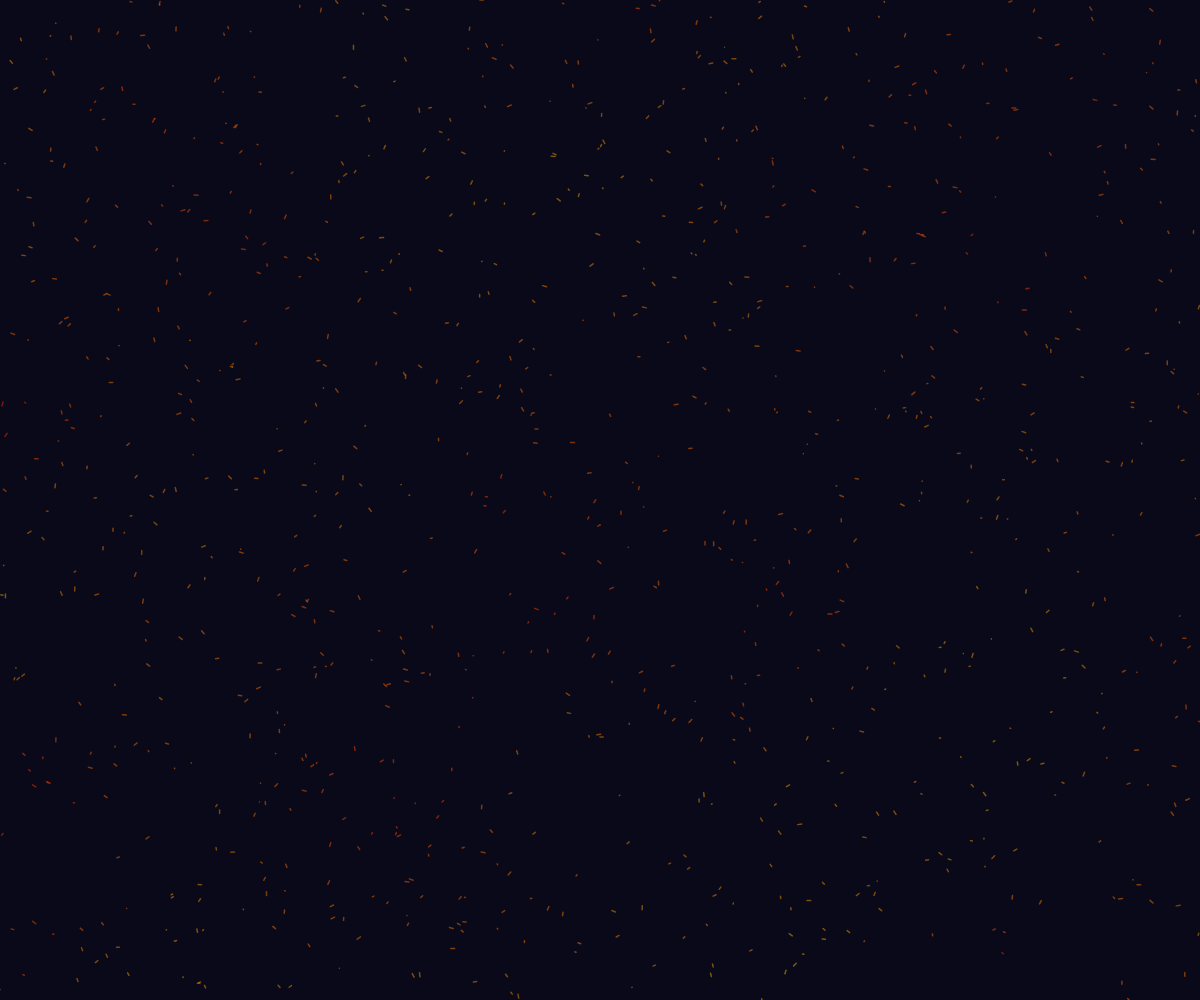
Frame 1 (no input)
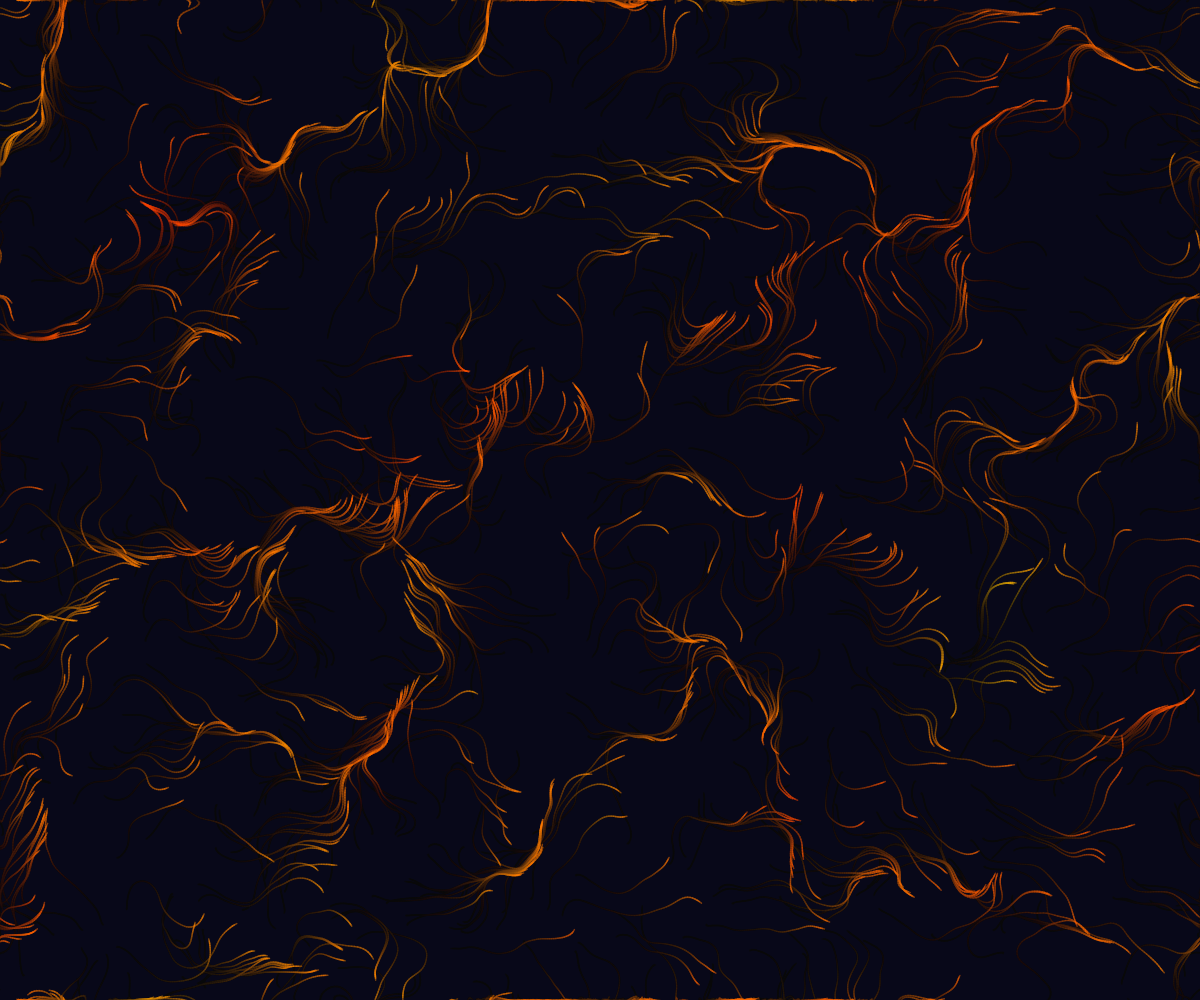
Frame 60 (no input)
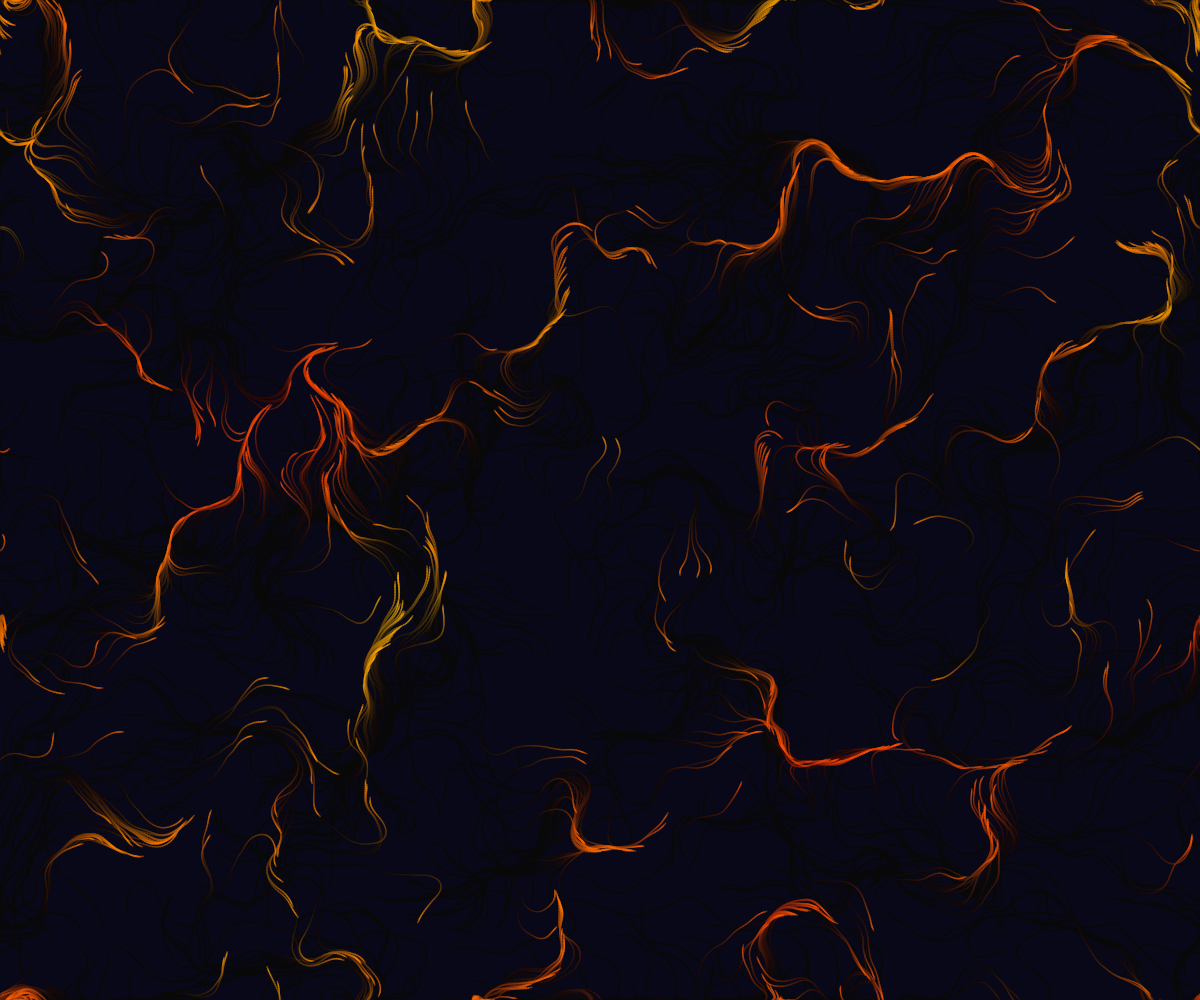
Frame 120 (the mouse pressed at the canvas centre since frame 60)

The p5.js sketch that drew these frames (run headless with seeded random() and noise() and a simulated clock; from frame 60 on, the mouse is pressed at the canvas centre):

// p5.js sketch
// ── sketch.js
let particles = [];
const numParticles = 1000;
const noiseScale = 0.01;

let textAlpha = 0;
const delayTime = 3000;
const fadeDuration = 2000;

function setup() {
  createCanvas(windowWidth, windowHeight);
  
  strokeJoin(ROUND);
  for (let i = 0; i < numParticles; i++) {
    particles.push(new Particle());
  }

  background(10, 10, 25);
}
function draw() {
  background(10, 10, 25, 15);

  let currentTime = millis();

  if (currentTime > delayTime) {
    let fadeProgress = (currentTime - delayTime) / fadeDuration;
    textAlpha = lerp(0, 255, min(fadeProgress, 1));
  }

  let floatOffset = sin(frameCount * 0.02) * 12;

  textFont("Georgia");
  textStyle(BOLD);
  textAlign(CENTER, CENTER);

  let titleSize = min(width * 0.15, height * 0.15); 
  let lineHeight = titleSize * 0.85;
  let startY = height / 2 - lineHeight;

  drawWelcomeText(
    "WELCOME TO",
    width / 2,
    startY + floatOffset,
    titleSize * 0.75
  );
  drawBrightFutureText(
    "BRIGHT FUTURE",
    width / 2,
    height / 2 + floatOffset,
    titleSize
  );

  drawTrainingCenterText(
    "TRAINING CENTER",
    width / 2,
    height / 2 + lineHeight + floatOffset,
    titleSize * 0.75
  );

  for (let p of particles) {
    p.move();
    p.display();
    p.checkEdge();
  }
}

function drawWelcomeText(txt, x, y, size) {
  textSize(size);
  noStroke();
  fill(255, 200, 0, textAlpha * 0.8); 
  text(txt, x + 4, y + 4);

  fill(160, 0, 20, textAlpha);
  stroke(255, textAlpha);
  strokeWeight(2);
  text(txt, x, y);
}

function drawBrightFutureText(txt, x, y, size) {
  textSize(size);
  noStroke();
  fill(180, 120, 0, textAlpha * 0.8); 
  text(txt, x + 5, y + 5);

  fill(255, 220, 0, textAlpha);
  stroke(255, textAlpha);
  strokeWeight(2.5);
  text(txt, x, y);
}

function drawTrainingCenterText(txt, x, y, size) {
  textSize(size);
  fill(255, 235, 220, textAlpha);
  stroke(0, textAlpha);
  strokeWeight(3);
  text(txt, x, y);
}

function windowResized() {
  resizeCanvas(windowWidth, windowHeight);
  background(10, 10, 25); 
}

class Particle {
  constructor() {
    this.pos = createVector(random(width), random(height));
    this.vel = p5.Vector.random2D();
    this.acc = createVector(0, 0);
    this.maxSpeed = random(1.5, 3.0); 
  
    this.colorRed = color(255, 20, 0);
    this.colorYellow = color(255, 230, 0);
  }

  move() {
    let angle = noise(
      this.pos.x * noiseScale,
      this.pos.y * noiseScale,
      frameCount * 0.01
    ) * TWO_PI * 2;

    this.acc = p5.Vector.fromAngle(angle);
    this.vel.add(this.acc);
    this.vel.limit(this.maxSpeed);
    this.pos.add(this.vel);
  }

  display() {
    let colorNoise = noise(this.pos.x * 0.005, this.pos.y * 0.005, frameCount * 0.01);
    let particleColor = lerpColor(this.colorRed, this.colorYellow, colorNoise);
    
    stroke(red(particleColor), green(particleColor), blue(particleColor), 120);
    strokeWeight(1.5);
    
    line(
      this.pos.x,
      this.pos.y,
      this.pos.x - this.vel.x * 2,
      this.pos.y - this.vel.y * 2
    );
  }
  checkEdge() {
    if (this.pos.x > width) this.pos.x = 0;
    if (this.pos.x < 0) this.pos.x = width;
    if (this.pos.y > height) this.pos.y = 0;
    if (this.pos.y < 0) this.pos.y = height;
  }
}
